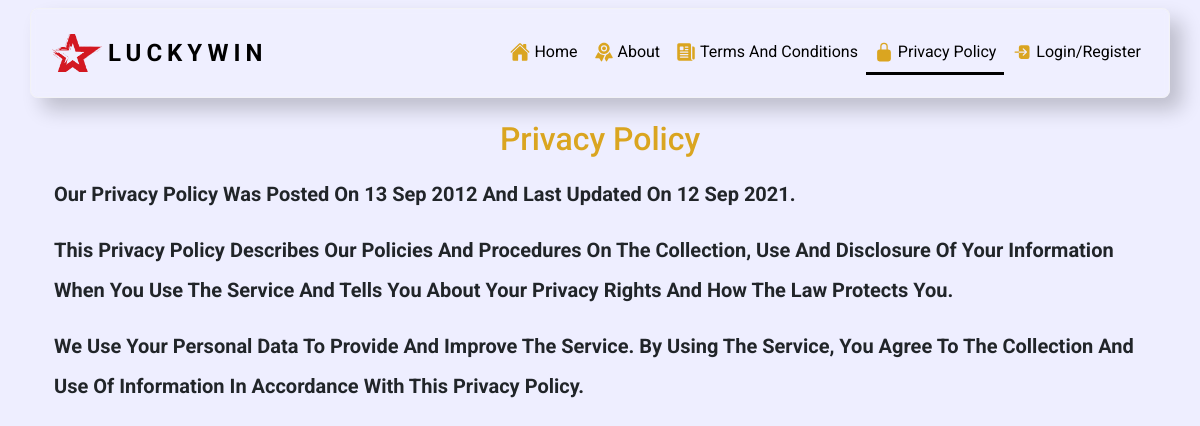
Screenshot of /content/pp.php with the database file from the repository.
### tables this page shows
CREATE TABLE `logo` (
  `id` int(100) NOT NULL,
  `title` varchar(255) NOT NULL,
  `image` varchar(255) NOT NULL,
  `created` timestamp NOT NULL DEFAULT current_timestamp() ON UPDATE current_timestamp(),
  `status` tinyint(1) NOT NULL
);

CREATE TABLE `editor` (
  `id` int(100) NOT NULL,
  `content` text NOT NULL,
  `created` datetime NOT NULL,
  `status` tinyint(1) NOT NULL
);

### content/pp.php (the view, shortened to what this page needs)
<?php
include "../config/config.php";
?><!DOCTYPE html>
<html>
<head>
  <link href="https://cdn.jsdelivr.net/npm/bootstrap@5.0.2/dist/css/bootstrap.min.css" rel="stylesheet">
    <link rel="stylesheet" href="https://cdnjs.cloudflare.com/ajax/libs/font-awesome/6.4.2/css/all.min.css" />
</head>
<body>
<nav id="navbar-example2" class="navbar navbar-expand-lg fixed-top" style="background-color: #eeeeff;">
  <div class="container"
  style="  background-color: rgba(255, 255, 255, 0.08);
  box-shadow: 12px 12px 20px rgba(0, 0, 0, 0.2);
  border: 1px solid rgba(243, 243, 243, 0.7);
  border-radius: 8px;
  backdrop-filter: blur(3px);
  padding: 20px;
  ">
      <?php
        $sqllogo="select * from logo where status=1";
        $resultlogo=$connection->query($sqllogo);
       if(mysqli_num_rows($resultlogo)>0){
       if($row=mysqli_fetch_assoc($resultlogo)){
        ?>
        <a class="navbar-brand" href="ind.php" style="display: flex;justify-content: flex-start;align-items: center;">
    <img src="../admin/logo/uploads/<?php echo $row['image'] ?>" alt="<?php echo $row['image'] ?>"  width="52" height="38"  class="navbarlogo">
     <span style="letter-spacing: 5px;text-transform: uppercase;font-size: 24px;" class="fw-bold"><?php echo $row['title'] ?></span>
    </a>
        <?php
    }}
    ?>
    <div class="collapse navbar-collapse text-white" id="navbarSupportedContent" style="z-index:1000">
      <ul class="navbar-nav ms-auto mb-2 mb-lg-0">
        <li class="nav-item">
          <a class="nav-link  d-flex align-items-center" aria-current="page" href="../ind.php"><ion-icon name="home"></ion-icon>&nbsp;Home</a>
        </li>
         <li class="nav-item">
          <a class="nav-link  d-flex align-items-center "  href="about.php"><ion-icon name="ribbon"></ion-icon>&nbsp;about</a>
        </li>
        <li class="nav-item ">
          <a class="nav-link  d-flex align-items-center" href="tc.php"><ion-icon name="newspaper"></ion-icon>&nbsp;terms and conditions</a>
        </li>
         <li class="nav-item ">
          <a class="nav-link  d-flex align-items-center active-nav" href="pp.php"><ion-icon name="lock-closed"></ion-icon>&nbsp;Privacy policy</a>
        </li>
         <li class="nav-item ">
          <a class="nav-link  d-flex align-items-center" href="#" data-bs-toggle="modal" data-bs-target="#exampleModal"><ion-icon name="log-in"></ion-icon>&nbsp;Login/Register</a>
        </li>
      </ul>
    </div>
  </div>
</nav>
  <div id="termsandconditions" style="margin-top:120px" class="container">
   <center><h2 style="color: goldenrod;" class="mb-3">privacy policy</h2></center>
    <h5 class="lh-lg fw-bold">
      <?php
$sql = "SELECT * FROM `editor` where status=1";
$resultset = mysqli_query($connection, $sql) or die("database error:". mysqli_error($connection));
if(mysqli_num_rows($resultset)>0){
while( $rows = mysqli_fetch_assoc($resultset) ) {
?>
<div class="container" style="margin-top:5px;font-family:'Roboto',sans-serif">
       <?php
       echo  $rows['content'];
       ?>
</div>
<?php
}
}
?>
  </h5>
  </div>
</body>
</html>

### content/pp.php (style rules this page uses)
body { font-family: 'Roboto',sans-serif; background: #eeeeff; text-transform: capitalize; }
.active-nav { border-bottom: 3px solid black; }
ion-icon { color: goldenrod; font-size:20px }
.navbar-brand { color: black; }
.nav-item .nav-link { color: black; }
.navbarlogo { ; object-fit: cover; }

### rows the page displays
logo: image (picture), title "LUCKYWIN"
editor: content "Our Privacy Policy Was Posted On 13 Sep 2012 And Last Updated On 12 Sep 2021. This Privacy Policy Describes Our Policies And Procedures On The Collection, Use And Disclosure Of Your Information When You Use The Service And Tells You About Your Privacy Rights And How The Law Protects You. We Use Your Personal Data To Provide And Improve The Service. By Using The Service, You Agree To The Collection And Use Of Information In Accordance With This Privacy Policy."
